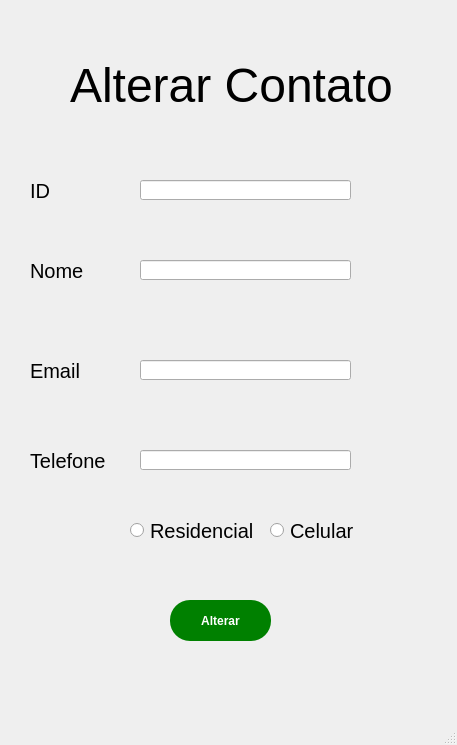
<?xml version="1.0" encoding="UTF-8"?>
<ui version="4.0">
 <class>o</class>
 <widget class="QMainWindow" name="o">
  <property name="geometry">
   <rect>
    <x>0</x>
    <y>0</y>
    <width>457</width>
    <height>745</height>
   </rect>
  </property>
  <property name="windowTitle">
   <string>MainWindow</string>
  </property>
  <property name="autoFillBackground">
   <bool>false</bool>
  </property>
  <property name="animated">
   <bool>true</bool>
  </property>
  <widget class="QWidget" name="centralwidget">
   <widget class="QLabel" name="label">
    <property name="geometry">
     <rect>
      <x>70</x>
      <y>10</y>
      <width>481</width>
      <height>151</height>
     </rect>
    </property>
    <property name="font">
     <font>
      <pointsize>36</pointsize>
     </font>
    </property>
    <property name="text">
     <string>Alterar Contato</string>
    </property>
   </widget>
   <widget class="QLabel" name="label_2">
    <property name="geometry">
     <rect>
      <x>30</x>
      <y>160</y>
      <width>101</width>
      <height>61</height>
     </rect>
    </property>
    <property name="font">
     <font>
      <pointsize>15</pointsize>
     </font>
    </property>
    <property name="text">
     <string>ID</string>
    </property>
   </widget>
   <widget class="QLabel" name="label_3">
    <property name="geometry">
     <rect>
      <x>30</x>
      <y>240</y>
      <width>101</width>
      <height>61</height>
     </rect>
    </property>
    <property name="font">
     <font>
      <pointsize>15</pointsize>
     </font>
    </property>
    <property name="text">
     <string>Nome</string>
    </property>
   </widget>
   <widget class="QLabel" name="label_4">
    <property name="geometry">
     <rect>
      <x>30</x>
      <y>340</y>
      <width>101</width>
      <height>61</height>
     </rect>
    </property>
    <property name="font">
     <font>
      <pointsize>15</pointsize>
     </font>
    </property>
    <property name="text">
     <string>Email</string>
    </property>
   </widget>
   <widget class="QLabel" name="label_5">
    <property name="geometry">
     <rect>
      <x>30</x>
      <y>430</y>
      <width>101</width>
      <height>61</height>
     </rect>
    </property>
    <property name="font">
     <font>
      <pointsize>15</pointsize>
     </font>
    </property>
    <property name="text">
     <string>Telefone</string>
    </property>
   </widget>
   <widget class="QPushButton" name="alterarContato">
    <property name="geometry">
     <rect>
      <x>170</x>
      <y>600</y>
      <width>101</width>
      <height>41</height>
     </rect>
    </property>
    <property name="styleSheet">
     <string notr="true">QPushButton{
	background-color: green;
	color: white;
	font-Weight: bold;
	border-radius: 20px;
}</string>
    </property>
    <property name="text">
     <string>Alterar</string>
    </property>
    <property name="autoRepeat">
     <bool>false</bool>
    </property>
    <property name="autoRepeatDelay">
     <number>300</number>
    </property>
    <property name="autoRepeatInterval">
     <number>100</number>
    </property>
   </widget>
   <widget class="QLineEdit" name="leID">
    <property name="geometry">
     <rect>
      <x>140</x>
      <y>180</y>
      <width>211</width>
      <height>20</height>
     </rect>
    </property>
   </widget>
   <widget class="QLineEdit" name="leNome">
    <property name="geometry">
     <rect>
      <x>140</x>
      <y>260</y>
      <width>211</width>
      <height>20</height>
     </rect>
    </property>
   </widget>
   <widget class="QLineEdit" name="leEmail">
    <property name="geometry">
     <rect>
      <x>140</x>
      <y>360</y>
      <width>211</width>
      <height>20</height>
     </rect>
    </property>
   </widget>
   <widget class="QLineEdit" name="leTelefone">
    <property name="geometry">
     <rect>
      <x>140</x>
      <y>450</y>
      <width>211</width>
      <height>20</height>
     </rect>
    </property>
   </widget>
   <widget class="QRadioButton" name="rbResidencial">
    <property name="geometry">
     <rect>
      <x>130</x>
      <y>510</y>
      <width>131</width>
      <height>41</height>
     </rect>
    </property>
    <property name="font">
     <font>
      <pointsize>15</pointsize>
     </font>
    </property>
    <property name="text">
     <string>Residencial</string>
    </property>
   </widget>
   <widget class="QRadioButton" name="rbCelular">
    <property name="geometry">
     <rect>
      <x>270</x>
      <y>510</y>
      <width>111</width>
      <height>41</height>
     </rect>
    </property>
    <property name="font">
     <font>
      <pointsize>15</pointsize>
     </font>
    </property>
    <property name="text">
     <string>Celular</string>
    </property>
   </widget>
  </widget>
  <widget class="QMenuBar" name="menubar">
   <property name="geometry">
    <rect>
     <x>0</x>
     <y>0</y>
     <width>457</width>
     <height>21</height>
    </rect>
   </property>
  </widget>
  <widget class="QStatusBar" name="statusbar"/>
 </widget>
 <resources/>
 <connections/>
</ui>
